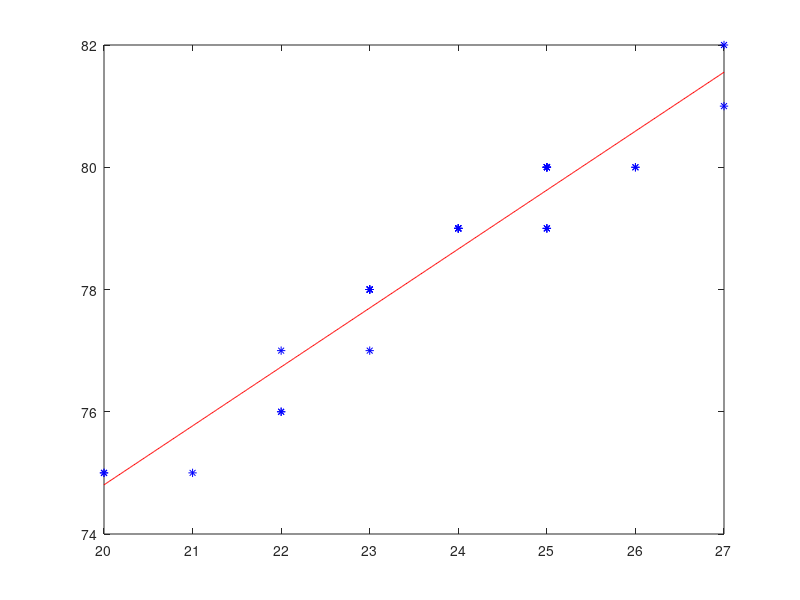

Write MATLAB code to recreate this figure.
X=[20*ones(1,2) 21*ones(1,1) 22*ones(1,3) 23*ones(1,6) 24*ones(1,5) 25*ones(1,9) 26*ones(1,2) 27*ones(1,2)];
Y=[75*ones(1,3) 76*ones(1,2) 77*ones(1,2) 78*ones(1,5) 79*ones(1,8) 80*ones(1,8) 81*ones(1,1) 82*ones(1,1)];
%a)
media_x=mean(X)
media_y=mean(Y)
%b)
dispersia_x=var(X)
dispersia_y=var(Y)
%c)
covarianta=cov(X,Y)
%d)
coeficient_corelatie=corrcoef(X,Y)
interpretare=coeficient_corelatie(1,2)
%e)
plot(X, Y, 'b*')
hold on
p=polyfit(X, Y, 1)
fprintf('y=%6.3f x + %6.3f \n', p(1), p(2));
%f)
a=min(X):0.01:max(X);
b=p(1)*a+p(2);
plot(a, b, 'r-')
val=polyval(p, 2.5);
fprintf('Valorile prognozate: y(2.5)=%6.4f\n', val);
val=polyval(p,3);
fprintf('si y(3)=%6.4f\n', val);
